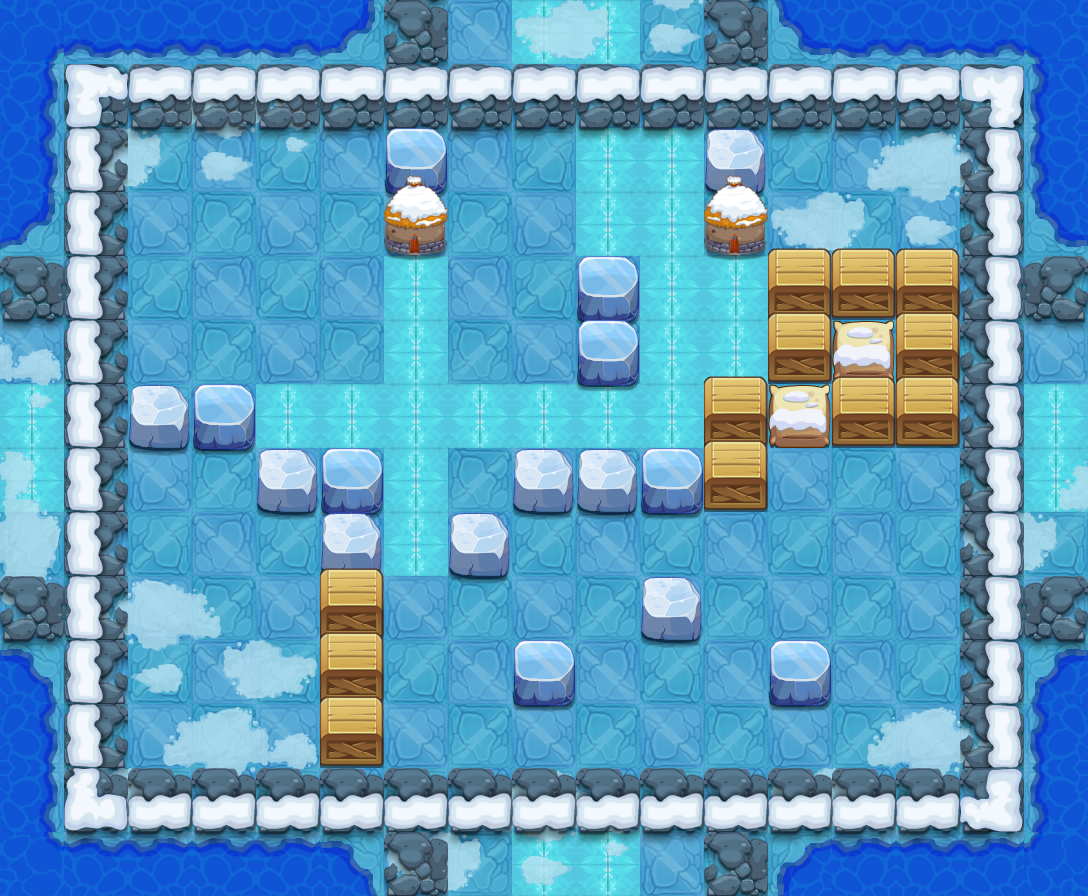

Below is a game level as drawn by its tile map, then a one-line description and the .tmx that defines it (tile-layer data replaced by summaries):
An orthogonal 17x14 tile map with 64x64 px tiles, 15 tile layers (PASS, 块层 2, 块层 17, 块层 16, ...) and 9 objects (5x TRAP, 3x jmr3, PLAYER).

<map version="1.0" orientation="orthogonal" width="17" height="14" tilewidth="64" tileheight="64">
 <properties>
  <property name="DESTRY1" value="96" />
  <property name="DESTRY2" value="98" />
  <property name="DESTRY3" value="219" />
  <property name="DESTRY4" value="119" />
  <property name="DESTRY_COUNT" value="4" />
  <property name="EXP" value="1250" />
  <property name="ITEM" value="D048" />
  <property name="LOSE_SCRIPT" value="" />
  <property name="MONEY" value="1875" />
  <property name="START_SCRIPT" value="" />
  <property name="WIN_SCRIPT" value="" />
 </properties>
 <tileset firstgid="1" name="jdbl2" tilewidth="64" tileheight="64">
  <image source="jdbl2-hd.png" width="1000" height="1000" />
 </tileset>
 <layer name="PASS" width="17" height="14">
  <data>[238 cells, 141 non-empty, 11 distinct tile ids]</data>
 </layer>
 <layer name="块层 2" width="17" height="14">
  <data>[238 cells, 152 non-empty, 13 distinct tile ids]</data>
 </layer>
 <layer name="块层 17" width="17" height="14">
  <data>[238 cells, 40 non-empty, 8 distinct tile ids]</data>
 </layer>
 <layer name="块层 16" width="17" height="14">
  <data>[238 cells, 76 non-empty, 4 distinct tile ids]</data>
 </layer>
 <layer name="块层 3" width="17" height="14">
  <data>[238 cells, 58 non-empty, 1 distinct tile ids]</data>
 </layer>
 <layer name="块层 4" width="17" height="14">
  <data>[238 cells, 50 non-empty, 2 distinct tile ids]</data>
 </layer>
 <layer name="块层 5" width="17" height="14">
  <data>[238 cells, 32 non-empty, 5 distinct tile ids]</data>
 </layer>
 <layer name="SHELTER 10" width="17" height="14">
  <data>[238 cells, 1 non-empty, 1 distinct tile ids]</data>
 </layer>
 <layer name="SHELTER 9" width="17" height="14">
  <data>[238 cells, 1 non-empty, 1 distinct tile ids]</data>
 </layer>
 <layer name="SHELTER 8" width="17" height="14">
  <data>[238 cells, 1 non-empty, 1 distinct tile ids]</data>
 </layer>
 <layer name="SHELTER 6" width="17" height="14">
  <data>[238 cells, 1 non-empty, 1 distinct tile ids]</data>
 </layer>
 <layer name="SHELTER 5" width="17" height="14">
  <data>[238 cells, 3 non-empty, 1 distinct tile ids]</data>
 </layer>
 <layer name="SHELTER 4" width="17" height="14">
  <data>[238 cells, 2 non-empty, 1 distinct tile ids]</data>
 </layer>
 <layer name="SHELTER 3" width="17" height="14">
  <data>[238 cells, 3 non-empty, 1 distinct tile ids]</data>
 </layer>
 <layer name="SHELTER 2" width="17" height="14">
  <data>[238 cells, 2 non-empty, 1 distinct tile ids]</data>
 </layer>
 <objectgroup name="对象层 1" width="34" height="28">
  <object name="PLAYER" type="PLAYER" x="128" y="128" width="64" height="64" />
  <object name="jmr3" x="192" y="640" width="64" height="64">
   <properties>
    <property name="lua_ai" value="monster_jmr_ai" />
    <property name="quality" value="jmr3.quality" />
   </properties>
  </object>
  <object name="jmr3" x="512" y="256" width="64" height="64">
   <properties>
    <property name="lua_ai" value="monster_jmr_ai" />
    <property name="quality" value="jmr3.quality" />
   </properties>
  </object>
  <object name="jmr3" x="832" y="576" width="64" height="64">
   <properties>
    <property name="lua_ai" value="monster_jmr_ai" />
    <property name="quality" value="jmr3.quality" />
   </properties>
  </object>
  <object name="ice_road" type="TRAP" x="256" y="384" width="448" height="64">
   <properties>
    <property name="lua_ai" value="ice_road_ai" />
   </properties>
  </object>
  <object name="ice_road" type="TRAP" x="384" y="256" width="64" height="320">
   <properties>
    <property name="lua_ai" value="ice_road_ai" />
   </properties>
  </object>
  <object name="ice_road" type="TRAP" x="576" y="128" width="128" height="128">
   <properties>
    <property name="lua_ai" value="ice_road_ai" />
   </properties>
  </object>
  <object name="ice_road" type="TRAP" x="640" y="256" width="128" height="128">
   <properties>
    <property name="lua_ai" value="ice_road_ai" />
   </properties>
  </object>
  <object name="zi_dan_up1" type="TRAP" x="384" y="704" width="64" height="64">
   <properties>
    <property name="trap_ani" value="fire_cat_up.actor" />
    <property name="trap_delay" value="2" />
    <property name="trap_id" value="0" />
    <property name="trap_script" value="trap(&quot;zi_dan_up1&quot;):setAtkPower(target(&quot;PLAYER&quot;):getHP()*0.1);trap(&quot;zi_dan_up1&quot;):turnUp(); trap(&quot;zi_dan_up1&quot;):getAI():getActions():addObject( AIUseSkill:create(   SkillLua:create(&quot;skill_0001&quot;)  )  );" />
    <property name="trap_start_mode" value="2" />
    <property name="trap_state" value="open" />
   </properties>
  </object>
 </objectgroup>
</map>
